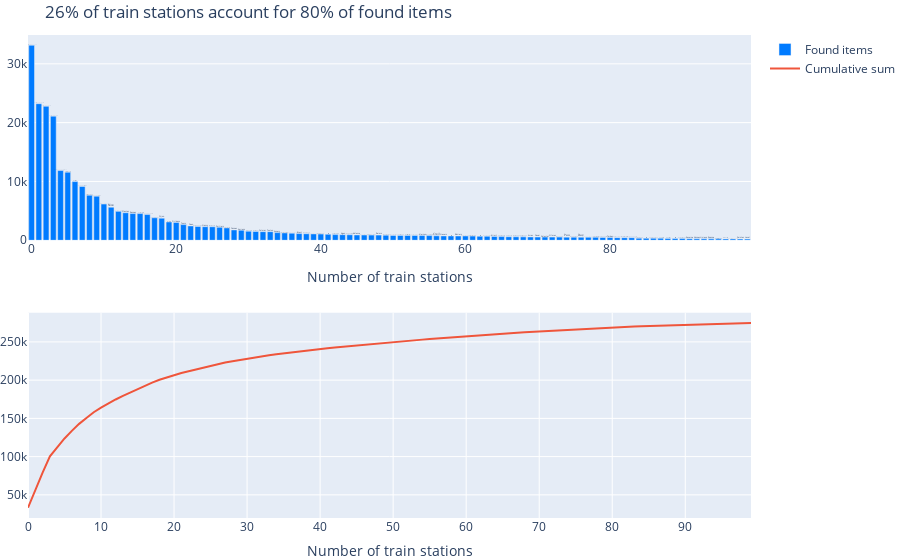

Notebook code cell kept with this figure:
### Code cell
fig = go.Figure()
fig = make_subplots(rows=2, cols=1)
fig.add_trace(
    go.Bar(
        x=np.arange(len(df_grouped)), 
        y=df_grouped, 
        text=df_grouped.index,
        meta = df_grouped,
        hoverinfo="text+y",
        name="Found items",
        marker_color="#007bff"
        ),
    row=1, 
    col=1
)


fig.add_trace(
    go.Scatter(
        x=np.arange(len(df_cumsum)), 
        y=df_cumsum, 
        text=df_cumsum.index,
        meta = df_grouped,
        hoverinfo="y",
        name='Cumulative sum'
    ),
    row=2, 
    col=1
    )


fig.update_layout(
    title=f'{pareto/len(df_cumsum) : 2.0%} of train stations account for 80% of found items',
    margin={'l': 0, 'r': 0, 't': 35, 'b': 0},

)
fig.update_xaxes(title_text="Number of train stations")
fig.update_yaxes(type="log", secondary_y=True)

fig.show()

### Figure 1 — Plotly figure (JSON) as saved in the notebook; plotly's stock layout.template omitted (floating-point values rounded to 4 significant figures)
{"data": [{"hoverinfo": "text+y", "marker": {"color": "#007bff"}, "meta": [33156, 23222, 22784, 21104, 11851, 11583, 9978, 9151, 7660, 7505, 6159, 5622, 4917, 4685, 4541, 4540, 4376, 3830, 3758, 3118, 3042, 2661, 2441, 2345, 2309, 2302, 2202, 2107, 1765, 1714, 1545, 1493, 1465, 1464, 1303, 1251, 1208, 1140, 1115, 1087, 1056, 1018, 962, 952, 934, 906, 896, 877, 876, 864, 833, 831, 827, 823, 804, 798, 763, 743, 740, 736, 734, 706, 682, 679, 652, 628, 603, 592, 581, 567, 547, 544, 539, 536, 533, 529, 520, 518, 508, 468, 461, 444, 442, 438, 354, 349, 347, 340, 316, 316, 311, 272, 261, 256, 248, 242, 237, 236, 225, 215], "name": "Found items", "text": ["Paris Gare de Lyon", "Paris Montparnasse", "Paris Gare du Nord", "Paris Saint-Lazare", "Bordeaux Saint-Jean", "Strasbourg", "Paris Est", "Lyon Part Dieu", "Lille Europe", "Lyon Perrache", "Marseille Saint-Charles", "Nice", "Montpellier Saint-Roch", "Nantes", "Rennes", "Paris Austerlitz", "Rouen Rive Droite", "Toulouse Matabiau", "Dijon", "Metz Ville", "Orléans", "Tours", "Caen", "Avignon TGV", "Nancy", "Mulhouse", "Poitiers", "La Rochelle", "Cannes", "Amiens", "Grenoble", "Quimper", "Colmar", "Toulon", "Annecy", "Bellegarde", "Aix-en-Provence TGV", "Brest", "Hendaye", "Saint-Pierre-des-Corps", "Perpignan", "Aéroport Charles de Gaulle 2 TGV", "Les Aubrais", "Agen", "Angoulême", "Valence", "Limoges Bénédictins", "Brive-la-Gaillarde", "Reims", "Bourges", "Clermont-Ferrand", "Le Mans", "Paris Bercy", "Angers Saint-Laud", "Vierzon", "Mantes-la-Jolie", "Creil", "Nevers", "Saint-Étienne Châteaucreux", "Béziers", "Besançon Viotte", "Massy TGV", "Chambéry - Challes-les-Eaux", "Bourg-en-Bresse", "Niort", "Cherbourg", "Le Havre", "Narbonne", "Périgueux", "Arras", "Douai", "Sélestat", "Nîmes", "Bayonne", "Pau", "Dunkerque", "Dax", "Marne-la-Vallée Chessy", "Tourcoing", "Boulogne Ville", "Tarbes", "Blois - Chambord", "Saint-Nazaire", "Avignon Centre", "Compiègne", "Valence TGV Rhône-Alpes Sud", "Châteauroux", "Le Croisic", "Chartres", "Belfort - Montbéliard TGV", "Valenciennes", "Saverne", "Vannes", "Lisieux", "Roanne", "Carcassonne", "Granville", "Trouville - Deauville", "Saintes", "Laval"], "type": "bar", "x": [0, 1, 2, 3, 4, 5, 6, 7, 8, 9, 10, 11, 12, 13, 14, 15, 16, 17, 18, 19, 20, 21, 22, 23, 24, 25, 26, 27, 28, 29, 30, 31, 32, 33, 34, 35, 36, 37, 38, 39, 40, 41, 42, 43, 44, 45, 46, 47, 48, 49, 50, 51, 52, 53, 54, 55, 56, 57, 58, 59, 60, 61, 62, 63, 64, 65, 66, 67, 68, 69, 70, 71, 72, 73, 74, 75, 76, 77, 78, 79, 80, 81, 82, 83, 84, 85, 86, 87, 88, 89, 90, 91, 92, 93, 94, 95, 96, 97, 98, 99], "xaxis": "x", "y": [33156, 23222, 22784, 21104, 11851, 11583, 9978, 9151, 7660, 7505, 6159, 5622, 4917, 4685, 4541, 4540, 4376, 3830, 3758, 3118, 3042, 2661, 2441, 2345, 2309, 2302, 2202, 2107, 1765, 1714, 1545, 1493, 1465, 1464, 1303, 1251, 1208, 1140, 1115, 1087, 1056, 1018, 962, 952, 934, 906, 896, 877, 876, 864, 833, 831, 827, 823, 804, 798, 763, 743, 740, 736, 734, 706, 682, 679, 652, 628, 603, 592, 581, 567, 547, 544, 539, 536, 533, 529, 520, 518, 508, 468, 461, 444, 442, 438, 354, 349, 347, 340, 316, 316, 311, 272, 261, 256, 248, 242, 237, 236, 225, 215], "yaxis": "y"}, {"hoverinfo": "y", "meta": [33156, 23222, 22784, 21104, 11851, 11583, 9978, 9151, 7660, 7505, 6159, 5622, 4917, 4685, 4541, 4540, 4376, 3830, 3758, 3118, 3042, 2661, 2441, 2345, 2309, 2302, 2202, 2107, 1765, 1714, 1545, 1493, 1465, 1464, 1303, 1251, 1208, 1140, 1115, 1087, 1056, 1018, 962, 952, 934, 906, 896, 877, 876, 864, 833, 831, 827, 823, 804, 798, 763, 743, 740, 736, 734, 706, 682, 679, 652, 628, 603, 592, 581, 567, 547, 544, 539, 536, 533, 529, 520, 518, 508, 468, 461, 444, 442, 438, 354, 349, 347, 340, 316, 316, 311, 272, 261, 256, 248, 242, 237, 236, 225, 215], "name": "Cumulative sum", "text": ["Paris Gare de Lyon", "Paris Montparnasse", "Paris Gare du Nord", "Paris Saint-Lazare", "Bordeaux Saint-Jean", "Strasbourg", "Paris Est", "Lyon Part Dieu", "Lille Europe", "Lyon Perrache", "Marseille Saint-Charles", "Nice", "Montpellier Saint-Roch", "Nantes", "Rennes", "Paris Austerlitz", "Rouen Rive Droite", "Toulouse Matabiau", "Dijon", "Metz Ville", "Orléans", "Tours", "Caen", "Avignon TGV", "Nancy", "Mulhouse", "Poitiers", "La Rochelle", "Cannes", "Amiens", "Grenoble", "Quimper", "Colmar", "Toulon", "Annecy", "Bellegarde", "Aix-en-Provence TGV", "Brest", "Hendaye", "Saint-Pierre-des-Corps", "Perpignan", "Aéroport Charles de Gaulle 2 TGV", "Les Aubrais", "Agen", "Angoulême", "Valence", "Limoges Bénédictins", "Brive-la-Gaillarde", "Reims", "Bourges", "Clermont-Ferrand", "Le Mans", "Paris Bercy", "Angers Saint-Laud", "Vierzon", "Mantes-la-Jolie", "Creil", "Nevers", "Saint-Étienne Châteaucreux", "Béziers", "Besançon Viotte", "Massy TGV", "Chambéry - Challes-les-Eaux", "Bourg-en-Bresse", "Niort", "Cherbourg", "Le Havre", "Narbonne", "Périgueux", "Arras", "Douai", "Sélestat", "Nîmes", "Bayonne", "Pau", "Dunkerque", "Dax", "Marne-la-Vallée Chessy", "Tourcoing", "Boulogne Ville", "Tarbes", "Blois - Chambord", "Saint-Nazaire", "Avignon Centre", "Compiègne", "Valence TGV Rhône-Alpes Sud", "Châteauroux", "Le Croisic", "Chartres", "Belfort - Montbéliard TGV", "Valenciennes", "Saverne", "Vannes", "Lisieux", "Roanne", "Carcassonne", "Granville", "Trouville - Deauville", "Saintes", "Laval"], "type": "scatter", "x": [0, 1, 2, 3, 4, 5, 6, 7, 8, 9, 10, 11, 12, 13, 14, 15, 16, 17, 18, 19, 20, 21, 22, 23, 24, 25, 26, 27, 28, 29, 30, 31, 32, 33, 34, 35, 36, 37, 38, 39, 40, 41, 42, 43, 44, 45, 46, 47, 48, 49, 50, 51, 52, 53, 54, 55, 56, 57, 58, 59, 60, 61, 62, 63, 64, 65, 66, 67, 68, 69, 70, 71, 72, 73, 74, 75, 76, 77, 78, 79, 80, 81, 82, 83, 84, 85, 86, 87, 88, 89, 90, 91, 92, 93, 94, 95, 96, 97, 98, 99], "xaxis": "x2", "y": [33156, 56378, 79162, 100266, 112117, 123700, 133678, 142829, 150489, 157994, 164153, 169775, 174692, 179377, 183918, 188458, 192834, 196664, 200422, 203540, 206582, 209243, 211684, 214029, 216338, 218640, 220842, 222949, 224714, 226428, 227973, 229466, 230931, 232395, 233698, 234949, 236157, 237297, 238412, 239499, 240555, 241573, 242535, 243487, 244421, 245327, 246223, 247100, 247976, 248840, 249673, 250504, 251331, 252154, 252958, 253756, 254519, 255262, 256002, 256738, 257472, 258178, 258860, 259539, 260191, 260819, 261422, 262014, 262595, 263162, 263709, 264253, 264792, 265328, 265861, 266390, 266910, 267428, 267936, 268404, 268865, 269309, 269751, 270189, 270543, 270892, 271239, 271579, 271895, 272211, 272522, 272794, 273055, 273311, 273559, 273801, 274038, 274274, 274499, 274714], "yaxis": "y2"}], "layout": {"autosize": true, "margin": {"b": 0, "l": 0, "r": 0, "t": 35}, "title": {"text": " 26% of train stations account for 80% of found items"}, "xaxis": {"anchor": "y", "autorange": true, "domain": [0, 1], "range": [-0.5, 99.5], "title": {"text": "Number of train stations"}, "type": "linear"}, "xaxis2": {"anchor": "y2", "autorange": true, "domain": [0, 1], "range": [0, 99], "title": {"text": "Number of train stations"}, "type": "linear"}, "yaxis": {"anchor": "x", "autorange": true, "domain": [0.575, 1], "range": [0, 34900.0], "type": "linear"}, "yaxis2": {"anchor": "x2", "autorange": true, "domain": [0, 0.425], "range": [19740.0, 288100.0], "type": "linear"}}}
